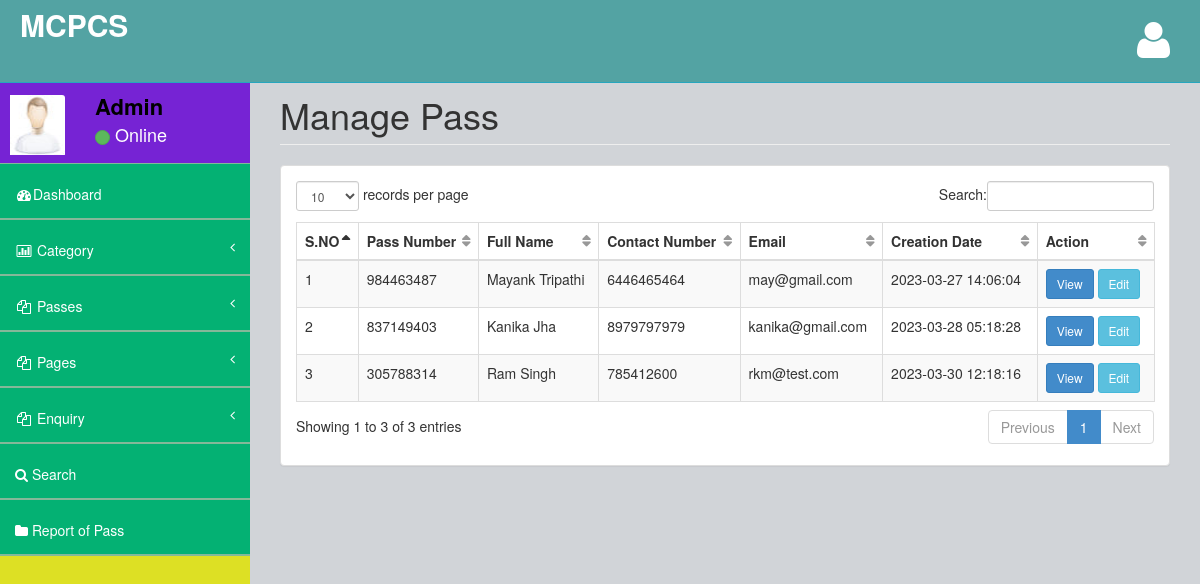
Page /metropass/admin/manage-pass.php (signed in) on the committed database.
### tables this page shows
CREATE TABLE `tblpass` (
  `ID` int(10) NOT NULL,
  `PassNumber` varchar(200) DEFAULT NULL,
  `FullName` varchar(200) DEFAULT NULL,
  `ProfileImage` varchar(200) DEFAULT NULL,
  `ContactNumber` bigint(10) DEFAULT NULL,
  `Email` varchar(200) DEFAULT NULL,
  `IdentityType` varchar(200) DEFAULT NULL,
  `IdentityCardno` varchar(200) DEFAULT NULL,
  `Category` varchar(100) DEFAULT NULL,
  `Source` varchar(200) DEFAULT NULL,
  `Destination` varchar(200) DEFAULT NULL,
  `TrainClass` varchar(250) DEFAULT NULL,
  `FromDate` varchar(200) DEFAULT NULL,
  `ToDate` varchar(200) DEFAULT NULL,
  `wayType` varchar(120) DEFAULT NULL,
  `Cost` decimal(10,0) DEFAULT NULL,
  `PasscreationDate` timestamp NULL DEFAULT current_timestamp()
);

### metropass/admin/manage-pass.php (the view, shortened to what this page needs)
<?php
include('includes/dbconnection.php');
if (strlen($_SESSION['bpmsaid'] == 0)) {
    header('location:logout.php');
} else {
?>
    <!DOCTYPE html>
    <html>
    <head>
        <link href="assets/plugins/bootstrap/bootstrap.css" rel="stylesheet" />
        <link href="assets/font-awesome/css/font-awesome.css" rel="stylesheet" />
        <link href="assets/plugins/pace/pace-theme-big-counter.css" rel="stylesheet" />
        <link href="assets/css/style.css" rel="stylesheet" />
        <link href="assets/css/main-style.css" rel="stylesheet" />
        <link href="assets/plugins/dataTables/dataTables.bootstrap.css" rel="stylesheet" />
    </head>
    <body>
        <div id="wrapper">
            <?php include_once('includes/header.php'); ?>
            <?php include_once('includes/sidebar.php'); ?>
            <div id="page-wrapper">
                <div class="row">
                    <div class="col-lg-12">
                        <h1 class="page-header">Manage Pass</h1>
                    </div>
                </div>
                <div class="row">
                    <div class="col-lg-12">
                        <div class="panel panel-default">
                            <div class="panel-body">
                                <div class="table-responsive">
                                    <table class="table table-striped table-bordered table-hover" id="dataTables-example">
                                        <thead>
                                            <tr>
                                                <th>S.NO</th>
                                                <th>Pass Number</th>
                                                <th>Full Name</th>
                                                <th>Contact Number</th>
                                                <th>Email</th>
                                                <th>Creation Date</th>
                                                <th>Action</th>
                                            </tr>
                                        </thead>
                                        <tbody>
                                            <?php
                                            $sql = "SELECT * from tblpass";
                                            $query = $dbh->prepare($sql);
                                            $query->execute();
                                            $results = $query->fetchAll(PDO::FETCH_OBJ);
                                            $cnt = 1;
                                            if ($query->rowCount() > 0) {
                                                foreach ($results as $row) {               ?>
                                                    <tr>
                                                        <td><?php echo htmlentities($cnt); ?></td>
                                                        <td><?php echo htmlentities($row->PassNumber); ?></td>
                                                        <td><?php echo htmlentities($row->FullName); ?></td>
                                                        <td><?php echo htmlentities($row->ContactNumber); ?></td>
                                                        <td><?php echo htmlentities($row->Email); ?></td>
                                                        <td><?php echo htmlentities($row->PasscreationDate); ?></td>
                                                        <td><a href="view-pass-detail.php?viewid=<?php echo htmlentities($row->ID); ?>" class="btn btn-primary btn-sm">View</a> <a href="edit-pass-detail.php?editid=<?php echo htmlentities($row->ID); ?>" class="btn btn-info btn-sm">Edit</a></td>
                                                    </tr>
                                            <?php $cnt = $cnt + 1;
                                                }
                                            } ?>
                                        </tbody>
                                    </table>
                                </div>
                            </div>
                        </div>
                    </div>
                </div>
            </div>
        </div>
    </body>
    </html>
<?php }  ?>

### metropass/admin/includes/sidebar.php (shortened to what this page needs)
<?php
include('includes/dbconnection.php');
?>
        <nav class="navbar-default navbar-static-side" role="navigation">
            <div class="sidebar-collapse">
                <ul class="nav" id="side-menu">
                    <li>
                        <div class="user-section">
                            <div class="user-section-inner">
                                <img src="assets/img/user.jpg" alt="">
                            </div>
                            <div class="user-info">
                                <?php
$aid=$_SESSION['bpmsaid'];
$sql="SELECT AdminName from  tbladmin where ID=:aid";
$query = $dbh -> prepare($sql);
$query->bindParam(':aid',$aid,PDO::PARAM_STR);
$query->execute();
$results=$query->fetchAll(PDO::FETCH_OBJ);
$cnt=1;
if($query->rowCount() > 0)
{
foreach($results as $row)
{               ?>
                                <div><strong><?php  echo $row->AdminName;?></strong></div>
                                <div class="user-text-online">
                                    <span class="user-circle-online btn btn-success btn-circle "></span>&nbsp;Online
                                </div>
                            </div>
                            <?php $cnt=$cnt+1;}} ?>
                        </div>
                    </li>
                    <li>
                        <a href="dashboard.php"><i class="fa fa-dashboard fa-fw"></i>Dashboard</a>
                    </li>
                    <li>
                        <a href="#"><i class="fa fa-bar-chart-o fa-fw"></i> Category<span class="fa arrow"></span></a>
                    </li>
                    <li>
                        <a href="#"><i class="fa fa-files-o fa-fw"></i> Passes<span class="fa arrow"></span></a>
                    </li>
                    <li>
                        <a href="#"><i class="fa fa-files-o fa-fw"></i> Pages<span class="fa arrow"></span></a>
                    </li>
                    <li>
                        <a href="#"><i class="fa fa-files-o fa-fw"></i> Enquiry<span class="fa arrow"></span></a>
                    </li>
                    <li>
                        <a href="search-pass.php"><i class="fa fa-search"></i> Search</a>
                        </li>
                        <li>
                        <a href="pass-bwdates-report.php"><i class="fa fa-folder"></i>  Report of Pass</a>
                        </li>
                </ul>
            </div>
        </nav>

### metropass/admin/assets/css/style.css (style rules this page uses)
body { background-color: #e61616; }
#wrapper { width: 100%; margin-top: 55px!important; background-color:#dde024; }
#page-wrapper { padding: 0 15px; min-height: 568px; background-color:rgb(209, 212, 216); }
.navbar-static-side ul li { border-bottom:1px solid #84B899 !important; }
.arrow { float: right; }
.fa.arrow:before { content: "\f104"; }
@media (min-width:768px) { .navbar-static-side { z-index: 1; position: absolute; width: 250px; } }
table.dataTable thead .sorting, table.dataTable thead .sorting_asc:after, table.dataTable thead .sorting_desc, table.dataTable thead .sorting_asc_disabled, table.dataTable thead .sorting_desc_disabled { background: transparent; }
table.dataTable thead .sorting_asc:after { content: "\f0de"; float: right; font-family: fontawesome; }
table.dataTable thead .sorting:after { content: "\f0dc"; float: right; font-family: fontawesome; color: rgba(50,50,50,.5); }
.btn-circle { width: 30px; height: 30px; padding: 6px 0; border-radius: 15px; text-align: center; font-size: 12px; line-height: 1.428571429; }

### metropass/admin/assets/css/main-style.css (style rules this page uses)
.user-section-inner { height: 65px; width: 65px; -moz-border-radius: 3px; -webkit-border-radius: 3px; border-radius: 3px; overflow: hidden; display: inline-block; float: left; margin-right: 15px; margin-top: 20px; }
.user-section-inner img { margin-left:10px; width:55px; height:60px; }
.user-info { display: block; color:#000!important; display: inline-block; padding: 15px; margin-bottom: 0px }
.user-text-online { font-size:18px; color:#fff }
.user-circle-online { width: 15px!important; height: 15px!important; }
.nav > li > a { padding: 20px 15px; }
#side-menu { background-color:#04B173; }
#side-menu a { color:#fff; border-bottom: 1px solid #84B899 !important; height: 55px; }
.navbar-default { border-color: #27A6BE; }
@media (min-width:768px) { #page-wrapper { position: inherit; margin: 0 0 0 250px; padding: 0 30px; min-height: 1000px; } }

### rows in the picture
tblpass: PassNumber "984463487", FullName "Mayank Tripathi", ContactNumber "6446465464", Email "may@gmail.com", PasscreationDate "2023-03-27 14:06:04"
tblpass: PassNumber "837149403", FullName "Kanika Jha", ContactNumber "8979797979", Email "kanika@gmail.com", PasscreationDate "2023-03-28 05:18:28"
tblpass: PassNumber "305788314", FullName "Ram Singh", ContactNumber "785412600", Email "rkm@test.com", PasscreationDate "2023-03-30 12:18:16"

### other values in the picture
$row->AdminName "Admin"
